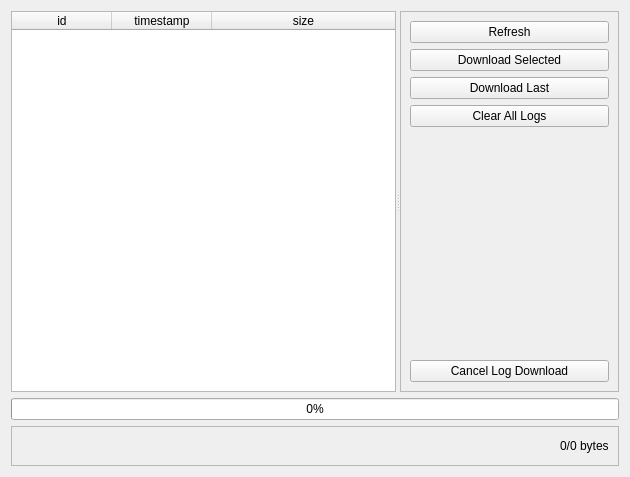
<?xml version="1.0" encoding="UTF-8"?>
<ui version="4.0">
 <class>LogsWindow</class>
 <widget class="QWidget" name="LogsWindow">
  <property name="geometry">
   <rect>
    <x>0</x>
    <y>0</y>
    <width>630</width>
    <height>477</height>
   </rect>
  </property>
  <property name="windowTitle">
   <string>Logs</string>
  </property>
  <layout class="QVBoxLayout" name="verticalLayout_2">
   <item>
    <widget class="QSplitter" name="splitter">
     <property name="orientation">
      <enum>Qt::Orientation::Horizontal</enum>
     </property>
     <widget class="QTableWidget" name="tableWidget">
      <property name="autoScroll">
       <bool>true</bool>
      </property>
      <property name="alternatingRowColors">
       <bool>true</bool>
      </property>
      <property name="selectionMode">
       <enum>QAbstractItemView::SelectionMode::SingleSelection</enum>
      </property>
      <property name="selectionBehavior">
       <enum>QAbstractItemView::SelectionBehavior::SelectRows</enum>
      </property>
      <property name="sortingEnabled">
       <bool>true</bool>
      </property>
      <attribute name="horizontalHeaderStretchLastSection">
       <bool>true</bool>
      </attribute>
      <column>
       <property name="text">
        <string>id</string>
       </property>
      </column>
      <column>
       <property name="text">
        <string>timestamp</string>
       </property>
      </column>
      <column>
       <property name="text">
        <string>size</string>
       </property>
      </column>
     </widget>
     <widget class="QFrame" name="frame">
      <property name="frameShape">
       <enum>QFrame::Shape::StyledPanel</enum>
      </property>
      <property name="frameShadow">
       <enum>QFrame::Shadow::Raised</enum>
      </property>
      <layout class="QVBoxLayout" name="verticalLayout">
       <item>
        <widget class="QPushButton" name="pushButton">
         <property name="text">
          <string>Refresh</string>
         </property>
        </widget>
       </item>
       <item>
        <widget class="QPushButton" name="pushButton_2">
         <property name="text">
          <string>Download Selected</string>
         </property>
        </widget>
       </item>
       <item>
        <widget class="QPushButton" name="pushButton_3">
         <property name="text">
          <string>Download Last</string>
         </property>
        </widget>
       </item>
       <item>
        <widget class="QPushButton" name="pushButton_4">
         <property name="text">
          <string>Clear All Logs</string>
         </property>
        </widget>
       </item>
       <item>
        <spacer name="verticalSpacer">
         <property name="orientation">
          <enum>Qt::Orientation::Vertical</enum>
         </property>
         <property name="sizeHint" stdset="0">
          <size>
           <width>20</width>
           <height>293</height>
          </size>
         </property>
        </spacer>
       </item>
       <item>
        <widget class="QPushButton" name="pushButton_5">
         <property name="text">
          <string>Cancel Log Download</string>
         </property>
        </widget>
       </item>
      </layout>
     </widget>
    </widget>
   </item>
   <item>
    <widget class="QProgressBar" name="progressBar">
     <property name="value">
      <number>0</number>
     </property>
    </widget>
   </item>
   <item>
    <widget class="QFrame" name="frame_2">
     <property name="frameShape">
      <enum>QFrame::Shape::StyledPanel</enum>
     </property>
     <property name="frameShadow">
      <enum>QFrame::Shadow::Raised</enum>
     </property>
     <layout class="QHBoxLayout" name="horizontalLayout">
      <item>
       <spacer name="horizontalSpacer">
        <property name="orientation">
         <enum>Qt::Orientation::Horizontal</enum>
        </property>
        <property name="sizeHint" stdset="0">
         <size>
          <width>40</width>
          <height>20</height>
         </size>
        </property>
       </spacer>
      </item>
      <item>
       <widget class="QLabel" name="recievedBytes">
        <property name="text">
         <string>0/0 bytes</string>
        </property>
       </widget>
      </item>
     </layout>
    </widget>
   </item>
  </layout>
 </widget>
 <resources/>
 <connections/>
</ui>
